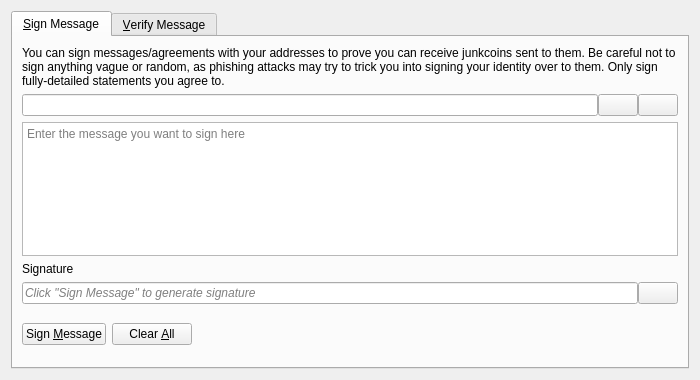
<?xml version="1.0" encoding="UTF-8"?>
<ui version="4.0">
 <class>SignVerifyMessageDialog</class>
 <widget class="QDialog" name="SignVerifyMessageDialog">
  <property name="geometry">
   <rect>
    <x>0</x>
    <y>0</y>
    <width>700</width>
    <height>380</height>
   </rect>
  </property>
  <property name="windowTitle">
   <string>Signatures - Sign / Verify a Message</string>
  </property>
  <property name="modal">
   <bool>true</bool>
  </property>
  <layout class="QVBoxLayout" name="verticalLayout">
   <item>
    <widget class="QTabWidget" name="tabWidget">
     <property name="currentIndex">
      <number>0</number>
     </property>
     <widget class="QWidget" name="tabSignMessage">
      <attribute name="title">
       <string>&amp;Sign Message</string>
      </attribute>
      <layout class="QVBoxLayout" name="verticalLayout_SM">
       <item>
        <widget class="QLabel" name="infoLabel_SM">
         <property name="text">
          <string>You can sign messages/agreements with your addresses to prove you can receive junkcoins sent to them. Be careful not to sign anything vague or random, as phishing attacks may try to trick you into signing your identity over to them. Only sign fully-detailed statements you agree to.</string>
         </property>
         <property name="textFormat">
          <enum>Qt::PlainText</enum>
         </property>
         <property name="wordWrap">
          <bool>true</bool>
         </property>
        </widget>
       </item>
       <item>
        <layout class="QHBoxLayout" name="horizontalLayout_1_SM">
         <property name="spacing">
          <number>0</number>
         </property>
         <item>
          <widget class="QValidatedLineEdit" name="addressIn_SM">
           <property name="toolTip">
            <string>The Junkcoin address to sign the message with</string>
           </property>
          </widget>
         </item>
         <item>
          <widget class="QPushButton" name="addressBookButton_SM">
           <property name="toolTip">
            <string>Choose previously used address</string>
           </property>
           <property name="text">
            <string/>
           </property>
           <property name="icon">
            <iconset resource="../bitcoin.qrc">
             <normaloff>:/icons/address-book</normaloff>:/icons/address-book</iconset>
           </property>
           <property name="shortcut">
            <string>Alt+A</string>
           </property>
           <property name="autoDefault">
            <bool>false</bool>
           </property>
          </widget>
         </item>
         <item>
          <widget class="QPushButton" name="pasteButton_SM">
           <property name="toolTip">
            <string>Paste address from clipboard</string>
           </property>
           <property name="text">
            <string/>
           </property>
           <property name="icon">
            <iconset resource="../bitcoin.qrc">
             <normaloff>:/icons/editpaste</normaloff>:/icons/editpaste</iconset>
           </property>
           <property name="shortcut">
            <string>Alt+P</string>
           </property>
           <property name="autoDefault">
            <bool>false</bool>
           </property>
          </widget>
         </item>
        </layout>
       </item>
       <item>
        <widget class="QPlainTextEdit" name="messageIn_SM">
         <property name="toolTip">
          <string>Enter the message you want to sign here</string>
         </property>
         <property name="placeholderText">
          <string>Enter the message you want to sign here</string>
         </property>
        </widget>
       </item>
       <item>
        <widget class="QLabel" name="signatureLabel_SM">
         <property name="text">
          <string>Signature</string>
         </property>
         <property name="textFormat">
          <enum>Qt::PlainText</enum>
         </property>
        </widget>
       </item>
       <item>
        <layout class="QHBoxLayout" name="horizontalLayout_2_SM">
         <property name="spacing">
          <number>0</number>
         </property>
         <item>
          <widget class="QLineEdit" name="signatureOut_SM">
           <property name="placeholderText">
            <string>Click "Sign Message" to generate signature</string>
           </property>
           <property name="font">
            <font>
             <italic>true</italic>
            </font>
           </property>
           <property name="readOnly">
            <bool>true</bool>
           </property>
          </widget>
         </item>
         <item>
          <widget class="QPushButton" name="copySignatureButton_SM">
           <property name="toolTip">
            <string>Copy the current signature to the system clipboard</string>
           </property>
           <property name="text">
            <string/>
           </property>
           <property name="icon">
            <iconset resource="../bitcoin.qrc">
             <normaloff>:/icons/editcopy</normaloff>:/icons/editcopy</iconset>
           </property>
           <property name="autoDefault">
            <bool>false</bool>
           </property>
          </widget>
         </item>
        </layout>
       </item>
       <item>
        <layout class="QHBoxLayout" name="horizontalLayout_3_SM">
         <item>
          <widget class="QPushButton" name="signMessageButton_SM">
           <property name="toolTip">
            <string>Sign the message to prove you own this Junkcoin address</string>
           </property>
           <property name="text">
            <string>Sign &amp;Message</string>
           </property>
           <property name="icon">
            <iconset resource="../bitcoin.qrc">
             <normaloff>:/icons/edit</normaloff>:/icons/edit</iconset>
           </property>
           <property name="autoDefault">
            <bool>false</bool>
           </property>
          </widget>
         </item>
         <item>
          <widget class="QPushButton" name="clearButton_SM">
           <property name="toolTip">
            <string>Reset all sign message fields</string>
           </property>
           <property name="text">
            <string>Clear &amp;All</string>
           </property>
           <property name="icon">
            <iconset resource="../bitcoin.qrc">
             <normaloff>:/icons/remove</normaloff>:/icons/remove</iconset>
           </property>
           <property name="autoDefault">
            <bool>false</bool>
           </property>
          </widget>
         </item>
         <item>
          <spacer name="horizontalSpacer_1_SM">
           <property name="orientation">
            <enum>Qt::Horizontal</enum>
           </property>
           <property name="sizeHint" stdset="0">
            <size>
             <width>40</width>
             <height>48</height>
            </size>
           </property>
          </spacer>
         </item>
         <item>
          <widget class="QLabel" name="statusLabel_SM">
           <property name="font">
            <font>
             <weight>75</weight>
             <bold>true</bold>
            </font>
           </property>
           <property name="text">
            <string/>
           </property>
           <property name="wordWrap">
            <bool>true</bool>
           </property>
          </widget>
         </item>
         <item>
          <spacer name="horizontalSpacer_2_SM">
           <property name="orientation">
            <enum>Qt::Horizontal</enum>
           </property>
           <property name="sizeHint" stdset="0">
            <size>
             <width>40</width>
             <height>48</height>
            </size>
           </property>
          </spacer>
         </item>
        </layout>
       </item>
      </layout>
     </widget>
     <widget class="QWidget" name="tabVerifyMessage">
      <attribute name="title">
       <string>&amp;Verify Message</string>
      </attribute>
      <layout class="QVBoxLayout" name="verticalLayout_VM">
       <item>
        <widget class="QLabel" name="infoLabel_VM">
         <property name="text">
          <string>Enter the receiver's address, message (ensure you copy line breaks, spaces, tabs, etc. exactly) and signature below to verify the message. Be careful not to read more into the signature than what is in the signed message itself, to avoid being tricked by a man-in-the-middle attack. Note that this only proves the signing party receives with the address, it cannot prove sendership of any transaction!</string>
         </property>
         <property name="textFormat">
          <enum>Qt::PlainText</enum>
         </property>
         <property name="alignment">
          <set>Qt::AlignLeading|Qt::AlignLeft|Qt::AlignTop</set>
         </property>
         <property name="wordWrap">
          <bool>true</bool>
         </property>
        </widget>
       </item>
       <item>
        <layout class="QHBoxLayout" name="horizontalLayout_1_VM">
         <property name="spacing">
          <number>0</number>
         </property>
         <item>
          <widget class="QValidatedLineEdit" name="addressIn_VM">
           <property name="toolTip">
            <string>The Junkcoin address the message was signed with</string>
           </property>
          </widget>
         </item>
         <item>
          <widget class="QPushButton" name="addressBookButton_VM">
           <property name="toolTip">
            <string>Choose previously used address</string>
           </property>
           <property name="text">
            <string/>
           </property>
           <property name="icon">
            <iconset resource="../bitcoin.qrc">
             <normaloff>:/icons/address-book</normaloff>:/icons/address-book</iconset>
           </property>
           <property name="shortcut">
            <string>Alt+A</string>
           </property>
           <property name="autoDefault">
            <bool>false</bool>
           </property>
          </widget>
         </item>
        </layout>
       </item>
       <item>
        <widget class="QPlainTextEdit" name="messageIn_VM">
          <property name="toolTip">
            <string>The signed message to verify</string>
          </property>
          <property name="placeholderText">
            <string>The signed message to verify</string>
          </property>
        </widget>
       </item>
       <item>
        <widget class="QValidatedLineEdit" name="signatureIn_VM">
          <property name="toolTip">
            <string>The signature given when the message was signed</string>
          </property>
          <property name="placeholderText">
            <string>The signature given when the message was signed</string>
          </property>
        </widget>
       </item>
       <item>
        <layout class="QHBoxLayout" name="horizontalLayout_2_VM">
         <item>
          <widget class="QPushButton" name="verifyMessageButton_VM">
           <property name="toolTip">
            <string>Verify the message to ensure it was signed with the specified Junkcoin address</string>
           </property>
           <property name="text">
            <string>Verify &amp;Message</string>
           </property>
           <property name="icon">
            <iconset resource="../bitcoin.qrc">
             <normaloff>:/icons/transaction_0</normaloff>:/icons/transaction_0</iconset>
           </property>
           <property name="autoDefault">
            <bool>false</bool>
           </property>
          </widget>
         </item>
         <item>
          <widget class="QPushButton" name="clearButton_VM">
           <property name="toolTip">
            <string>Reset all verify message fields</string>
           </property>
           <property name="text">
            <string>Clear &amp;All</string>
           </property>
           <property name="icon">
            <iconset resource="../bitcoin.qrc">
             <normaloff>:/icons/remove</normaloff>:/icons/remove</iconset>
           </property>
           <property name="autoDefault">
            <bool>false</bool>
           </property>
          </widget>
         </item>
         <item>
          <spacer name="horizontalSpacer_1_VM">
           <property name="orientation">
            <enum>Qt::Horizontal</enum>
           </property>
           <property name="sizeHint" stdset="0">
            <size>
             <width>40</width>
             <height>48</height>
            </size>
           </property>
          </spacer>
         </item>
         <item>
          <widget class="QLabel" name="statusLabel_VM">
           <property name="font">
            <font>
             <weight>75</weight>
             <bold>true</bold>
            </font>
           </property>
           <property name="text">
            <string/>
           </property>
           <property name="wordWrap">
            <bool>true</bool>
           </property>
          </widget>
         </item>
         <item>
          <spacer name="horizontalSpacer_2_VM">
           <property name="orientation">
            <enum>Qt::Horizontal</enum>
           </property>
           <property name="sizeHint" stdset="0">
            <size>
             <width>40</width>
             <height>48</height>
            </size>
           </property>
          </spacer>
         </item>
        </layout>
       </item>
      </layout>
     </widget>
    </widget>
   </item>
  </layout>
 </widget>
 <customwidgets>
  <customwidget>
   <class>QValidatedLineEdit</class>
   <extends>QLineEdit</extends>
   <header>qt/qvalidatedlineedit.h</header>
  </customwidget>
 </customwidgets>
 <resources>
  <include location="../bitcoin.qrc"/>
 </resources>
 <connections/>
</ui>
